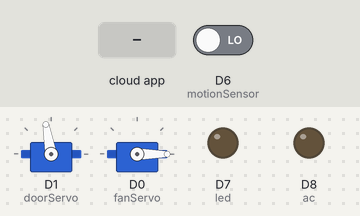
A sketch run on a simulated ESP8266 (NodeMCU). Shown: 2 × servo, output pins drawn as LEDs (lit = HIGH). Inputs (shaded band) come from the test bench; at power-on: D6 (motionSensor) LOW. WiFi joins after 1.5 s; servers stay silent unless stated; the Firebase database answers and starts empty; what the sketch prints to the serial monitor is not drawn.

Above: at 2.7 s.
2.8 s: the phone or cloud app sets fan to 1
6.4 s: the phone or cloud app sets light to 1
At 9.02 s:
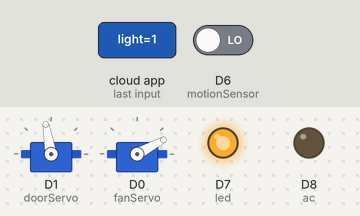
10.0 s: the phone or cloud app sets door to 1
At 13.5 s:
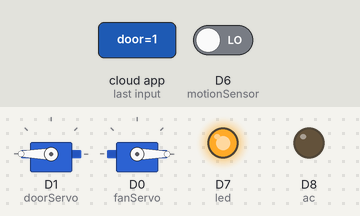
13.6 s: the phone or cloud app sets ac to 1
At 16.4 s:
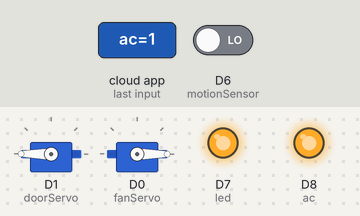
17.2 s: the phone or cloud app sets light to 0
At 19.26 s:
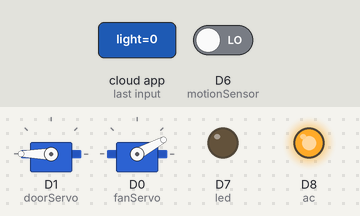
20.8 s: the phone or cloud app sets door to 0
At 24.0 s:
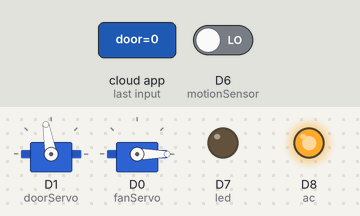
Timing chart, 0 to 25.3 s (numbered marks = the images above; inputs shaded):
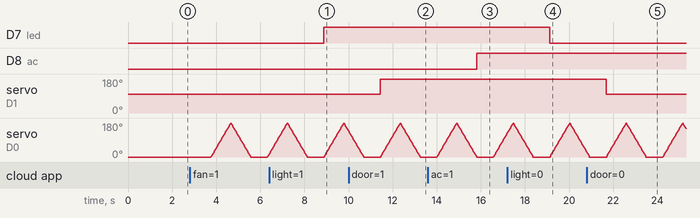

The sketch:

SMART_HOUSE.ino
```cpp
#include <ESP8266WiFi.h>
#include <FirebaseArduino.h>
#include <Servo.h>

#define FIREBASE_HOST "FIREBASE_PROJECT_NAME.firebaseio.com"
#define FIREBASE_AUTH "YOUR_FIREBASE_AUTH_KEY"

#define WIFI_SSID "YOUR_WIFI_SSID"
#define WIFI_PASSWORD "YOUR_WIFI_PASSWORD"

Servo doorServo, fanServo;
int led=D7, motionSensor = D6, ac=D8;

void setup() {
  Serial.begin(115200);

  // connect to wifi.
  WiFi.begin(WIFI_SSID, WIFI_PASSWORD);
  Serial.println("connecting");

  while (WiFi.status() != WL_CONNECTED) {
    Serial.print(".");
    delay(500);
  }

  Serial.println();
  Serial.println("connected: ");

  Firebase.begin(FIREBASE_HOST, FIREBASE_AUTH);

  doorServo.attach(D1);
  fanServo.attach(D0);

  doorServo.write(100);
  fanServo.write(0);

  pinMode(led, OUTPUT);
  pinMode(ac, OUTPUT);
  pinMode(motionSensor, INPUT);
}

void loop() {
  String lightStatus  = Firebase.getString("light");
  String doorStatus   = Firebase.getString("door");
  String fanStatus    = Firebase.getString("fan");
  String acStatus     = Firebase.getString("ac");
  int motion = digitalRead(motionSensor);

  Firebase.setInt("motion", motion);

  Serial.println("Door = "+doorStatus+" Light = "+lightStatus+" Fan = "+fanStatus+" motion = "+motion);

  if(lightStatus=="1")
    digitalWrite(led, HIGH);
  else if(lightStatus == "0")
    digitalWrite(led, LOW);

  if(doorStatus=="1")
    doorServo.write(180);
  else if(doorStatus=="0")
    doorServo.write(100);

  if(fanStatus=="1")
    turnFanOn();
  else if(fanStatus=="0")
    fanServo.write(0);

  if(acStatus=="1")
    digitalWrite(ac, HIGH);
  else if(acStatus=="0")
    digitalWrite(ac, LOW);
}

void turnFanOn(){
    for (int i = 0; i <= 180; i++) {
      fanServo.write(i);
      delay(5);
    }

    for (int i = 180; i >= 0; i--) {
      fanServo.write(i);
      delay(5);
    }
}
```

Measured:
- after the input at 6.4 s, D7 (led): LOW → HIGH after 2.5 s
- after the input at 10.0 s, servo on D1 (doorServo): 100° → 180° after 1.4 s
- after the input at 13.6 s, D8 (ac): LOW → HIGH after 2.2 s
- after the input at 17.2 s, D7 (led): HIGH → LOW after 1.9 s
- after the input at 20.8 s, servo on D1 (doorServo): 180° → 100° after 0.88 s
